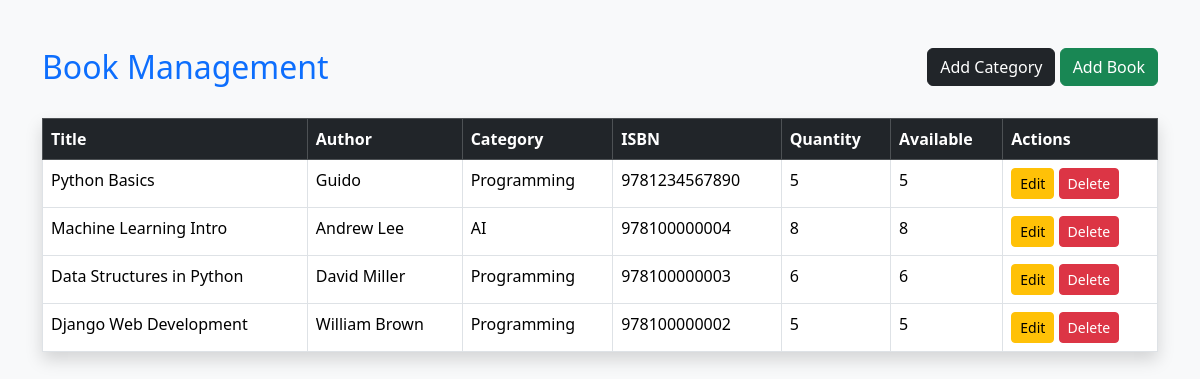
Screenshot of /librarian/books/ (signed in) with the database file from the repository.
### books/models.py (models this page shows, shortened)
class Book(models.Model):
    title = models.CharField(max_length=200)
    author = models.CharField(max_length=150)
    isbn = models.CharField(max_length=20, unique=True)
    category = models.ForeignKey(Category, on_delete=models.CASCADE)
    quantity = models.PositiveIntegerField(default=1)
    available = models.PositiveIntegerField(default=1)
    description = models.TextField(blank=True, null=True)
    added_on = models.DateTimeField(auto_now_add=True)

class Category(models.Model):
    name = models.CharField(max_length=100, unique=True)

### librarian/views.py (the view)
# urls.py: path('books/',views.book_list,name='book_list'),
@login_required
def book_list(request):
    books = Book.objects.all().order_by('-added_on')
    return render(
        request,
        'librarian/book_list.html',
        {'books': books}
    )

### librarian/templates/librarian/book_list.html (shortened to what this page needs)
<!DOCTYPE html>
<html lang="en">
<head>
    <link href="https://cdn.jsdelivr.net/npm/bootstrap@5.3.3/dist/css/bootstrap.min.css" rel="stylesheet">
</head>
<body class="bg-light">
<div class="container mt-5">
    <div class="d-flex justify-content-between mb-4">
        <h2 class="text-primary">
            Book Management
        </h2>
        <div>
            <a href="/librarian/category/add/"
               class="btn btn-dark">
               Add Category
            </a>
            <a href="/librarian/books/add/"
               class="btn btn-success">
               Add Book
            </a>
        </div>
    </div>
    <table class="table table-bordered table-hover shadow">
        <thead class="table-dark">
            <tr>
                <th>Title</th>
                <th>Author</th>
                <th>Category</th>
                <th>ISBN</th>
                <th>Quantity</th>
                <th>Available</th>
                <th>Actions</th>
            </tr>
        </thead>
        <tbody>
            {% for book in books %}
            <tr>
                <td>{{ book.title }}</td>
                <td>{{ book.author }}</td>
                <td>{{ book.category.name }}</td>
                <td>{{ book.isbn }}</td>
                <td>{{ book.quantity }}</td>
                <td>{{ book.available }}</td>
                <td>
                    <a href="/librarian/books/edit/{{ book.id }}/"
                       class="btn btn-warning btn-sm">
                       Edit
                    </a>
                    <a href="/librarian/books/delete/{{ book.id }}/"
                       class="btn btn-danger btn-sm">
                       Delete
                    </a>
                </td>
            </tr>
            {% empty %}
            <tr>
                <td colspan="7" class="text-center">
                    No books available
                </td>
            </tr>
            {% endfor %}
        </tbody>
    </table>
</div>
</body>
</html>

### rows the page displays
Book: title "Python Basics", author "Guido", category.name "Programming", isbn "9781234567890", quantity "5", available "5"
Book: title "Machine Learning Intro", author "Andrew Lee", category.name "AI", isbn "978100000004", quantity "8", available "8"
Book: title "Data Structures in Python", author "David Miller", category.name "Programming", isbn "978100000003", quantity "6", available "6"
Book: title "Django Web Development", author "William Brown", category.name "Programming", isbn "978100000002", quantity "5", available "5"
